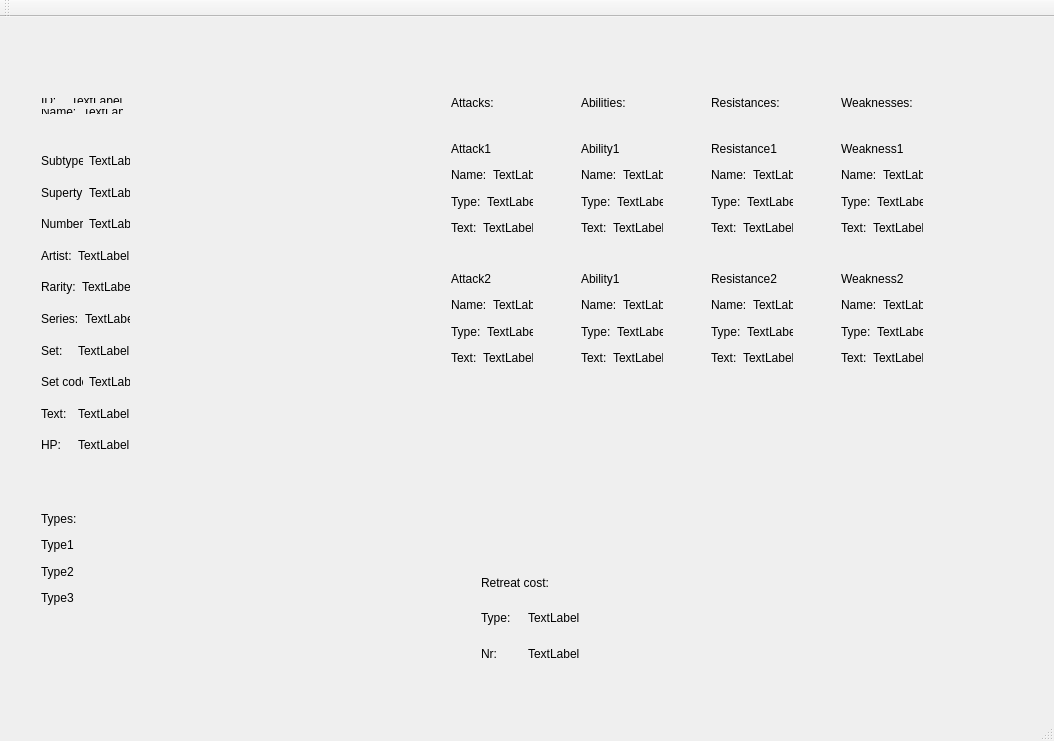
<?xml version="1.0" encoding="UTF-8"?>
<ui version="4.0">
 <class>MainWindow</class>
 <widget class="QMainWindow" name="MainWindow">
  <property name="geometry">
   <rect>
    <x>0</x>
    <y>0</y>
    <width>1054</width>
    <height>741</height>
   </rect>
  </property>
  <property name="windowTitle">
   <string>MainWindow</string>
  </property>
  <widget class="QWidget" name="centralWidget">
   <widget class="QWidget" name="layoutWidget_16">
    <property name="geometry">
     <rect>
      <x>440</x>
      <y>110</y>
      <width>104</width>
      <height>122</height>
     </rect>
    </property>
    <layout class="QVBoxLayout" name="verticalLayout_4">
     <item>
      <layout class="QHBoxLayout" name="horizontalLayout_17">
       <item>
        <widget class="QLabel" name="labelAttack1">
         <property name="text">
          <string>Attack1</string>
         </property>
        </widget>
       </item>
      </layout>
     </item>
     <item>
      <layout class="QHBoxLayout" name="horizontalLayout_18">
       <item>
        <widget class="QLabel" name="labelAttackOneName">
         <property name="text">
          <string>Name:</string>
         </property>
        </widget>
       </item>
       <item>
        <widget class="QLabel" name="TextLabelAttackOneName">
         <property name="text">
          <string>TextLabel</string>
         </property>
        </widget>
       </item>
      </layout>
     </item>
     <item>
      <layout class="QHBoxLayout" name="horizontalLayout_19">
       <item>
        <widget class="QLabel" name="labelAttackOneType">
         <property name="text">
          <string>Type:</string>
         </property>
        </widget>
       </item>
       <item>
        <widget class="QLabel" name="TextLabelAttackOneType">
         <property name="text">
          <string>TextLabel</string>
         </property>
        </widget>
       </item>
      </layout>
     </item>
     <item>
      <layout class="QHBoxLayout" name="horizontalLayout_20">
       <item>
        <widget class="QLabel" name="labelAttackOneText">
         <property name="text">
          <string>Text:</string>
         </property>
        </widget>
       </item>
       <item>
        <widget class="QLabel" name="TextLabelAttackOneText">
         <property name="text">
          <string>TextLabel</string>
         </property>
        </widget>
       </item>
      </layout>
     </item>
    </layout>
   </widget>
   <widget class="QWidget" name="layoutWidget_17">
    <property name="geometry">
     <rect>
      <x>440</x>
      <y>240</y>
      <width>104</width>
      <height>122</height>
     </rect>
    </property>
    <layout class="QVBoxLayout" name="verticalLayout_5">
     <item>
      <layout class="QHBoxLayout" name="horizontalLayout_21">
       <item>
        <widget class="QLabel" name="label_41">
         <property name="text">
          <string>Attack2</string>
         </property>
        </widget>
       </item>
      </layout>
     </item>
     <item>
      <layout class="QHBoxLayout" name="horizontalLayout_22">
       <item>
        <widget class="QLabel" name="label_43">
         <property name="text">
          <string>Name:</string>
         </property>
        </widget>
       </item>
       <item>
        <widget class="QLabel" name="label_44">
         <property name="text">
          <string>TextLabel</string>
         </property>
        </widget>
       </item>
      </layout>
     </item>
     <item>
      <layout class="QHBoxLayout" name="horizontalLayout_23">
       <item>
        <widget class="QLabel" name="label_45">
         <property name="text">
          <string>Type:</string>
         </property>
        </widget>
       </item>
       <item>
        <widget class="QLabel" name="label_46">
         <property name="text">
          <string>TextLabel</string>
         </property>
        </widget>
       </item>
      </layout>
     </item>
     <item>
      <layout class="QHBoxLayout" name="horizontalLayout_24">
       <item>
        <widget class="QLabel" name="label_47">
         <property name="text">
          <string>Text:</string>
         </property>
        </widget>
       </item>
       <item>
        <widget class="QLabel" name="label_48">
         <property name="text">
          <string>TextLabel</string>
         </property>
        </widget>
       </item>
      </layout>
     </item>
    </layout>
   </widget>
   <widget class="QWidget" name="layoutWidget_18">
    <property name="geometry">
     <rect>
      <x>570</x>
      <y>70</y>
      <width>104</width>
      <height>31</height>
     </rect>
    </property>
    <layout class="QVBoxLayout" name="verticalLayout_6">
     <item>
      <layout class="QHBoxLayout" name="horizontalLayout_25">
       <item>
        <widget class="QLabel" name="label_49">
         <property name="text">
          <string>Abilities:</string>
         </property>
        </widget>
       </item>
      </layout>
     </item>
    </layout>
   </widget>
   <widget class="QWidget" name="layoutWidget_19">
    <property name="geometry">
     <rect>
      <x>570</x>
      <y>110</y>
      <width>104</width>
      <height>122</height>
     </rect>
    </property>
    <layout class="QVBoxLayout" name="verticalLayout_7">
     <item>
      <layout class="QHBoxLayout" name="horizontalLayout_29">
       <item>
        <widget class="QLabel" name="label_57">
         <property name="text">
          <string>Ability1</string>
         </property>
        </widget>
       </item>
      </layout>
     </item>
     <item>
      <layout class="QHBoxLayout" name="horizontalLayout_30">
       <item>
        <widget class="QLabel" name="label_59">
         <property name="text">
          <string>Name:</string>
         </property>
        </widget>
       </item>
       <item>
        <widget class="QLabel" name="label_60">
         <property name="text">
          <string>TextLabel</string>
         </property>
        </widget>
       </item>
      </layout>
     </item>
     <item>
      <layout class="QHBoxLayout" name="horizontalLayout_31">
       <item>
        <widget class="QLabel" name="label_61">
         <property name="text">
          <string>Type:</string>
         </property>
        </widget>
       </item>
       <item>
        <widget class="QLabel" name="label_62">
         <property name="text">
          <string>TextLabel</string>
         </property>
        </widget>
       </item>
      </layout>
     </item>
     <item>
      <layout class="QHBoxLayout" name="horizontalLayout_32">
       <item>
        <widget class="QLabel" name="label_63">
         <property name="text">
          <string>Text:</string>
         </property>
        </widget>
       </item>
       <item>
        <widget class="QLabel" name="label_64">
         <property name="text">
          <string>TextLabel</string>
         </property>
        </widget>
       </item>
      </layout>
     </item>
    </layout>
   </widget>
   <widget class="QWidget" name="layoutWidget_25">
    <property name="geometry">
     <rect>
      <x>470</x>
      <y>540</y>
      <width>121</width>
      <height>122</height>
     </rect>
    </property>
    <layout class="QVBoxLayout" name="verticalLayout_13">
     <item>
      <layout class="QHBoxLayout" name="horizontalLayout_53">
       <item>
        <widget class="QLabel" name="label_105">
         <property name="text">
          <string>Retreat cost:</string>
         </property>
        </widget>
       </item>
      </layout>
     </item>
     <item>
      <layout class="QHBoxLayout" name="horizontalLayout_54">
       <item>
        <widget class="QLabel" name="label_107">
         <property name="text">
          <string>Type:</string>
         </property>
        </widget>
       </item>
       <item>
        <widget class="QLabel" name="label_108">
         <property name="text">
          <string>TextLabel</string>
         </property>
        </widget>
       </item>
      </layout>
     </item>
     <item>
      <layout class="QHBoxLayout" name="horizontalLayout_55">
       <item>
        <widget class="QLabel" name="label_109">
         <property name="text">
          <string>Nr:</string>
         </property>
        </widget>
       </item>
       <item>
        <widget class="QLabel" name="label_110">
         <property name="text">
          <string>TextLabel</string>
         </property>
        </widget>
       </item>
      </layout>
     </item>
    </layout>
   </widget>
   <widget class="QWidget" name="layoutWidget_27">
    <property name="geometry">
     <rect>
      <x>30</x>
      <y>480</y>
      <width>104</width>
      <height>122</height>
     </rect>
    </property>
    <layout class="QVBoxLayout" name="verticalLayout_17">
     <item>
      <layout class="QHBoxLayout" name="horizontalLayout_69">
       <item>
        <widget class="QLabel" name="label_137">
         <property name="text">
          <string>Types:</string>
         </property>
        </widget>
       </item>
      </layout>
     </item>
     <item>
      <layout class="QHBoxLayout" name="horizontalLayout_70">
       <item>
        <widget class="QLabel" name="label_139">
         <property name="text">
          <string>Type1</string>
         </property>
        </widget>
       </item>
      </layout>
     </item>
     <item>
      <layout class="QHBoxLayout" name="horizontalLayout_71">
       <item>
        <widget class="QLabel" name="label_141">
         <property name="text">
          <string>Type2</string>
         </property>
        </widget>
       </item>
      </layout>
     </item>
     <item>
      <layout class="QHBoxLayout" name="horizontalLayout_72">
       <item>
        <widget class="QLabel" name="label_143">
         <property name="text">
          <string>Type3</string>
         </property>
        </widget>
       </item>
      </layout>
     </item>
    </layout>
   </widget>
   <widget class="QLabel" name="PokemonImage">
    <property name="geometry">
     <rect>
      <x>190</x>
      <y>130</y>
      <width>221</width>
      <height>321</height>
     </rect>
    </property>
    <property name="text">
     <string/>
    </property>
   </widget>
   <widget class="QWidget" name="layoutWidget_21">
    <property name="geometry">
     <rect>
      <x>700</x>
      <y>70</y>
      <width>104</width>
      <height>31</height>
     </rect>
    </property>
    <layout class="QVBoxLayout" name="verticalLayout_9">
     <item>
      <layout class="QHBoxLayout" name="horizontalLayout_26">
       <item>
        <widget class="QLabel" name="label_50">
         <property name="text">
          <string>Resistances:</string>
         </property>
        </widget>
       </item>
      </layout>
     </item>
    </layout>
   </widget>
   <widget class="QWidget" name="layoutWidget_22">
    <property name="geometry">
     <rect>
      <x>830</x>
      <y>70</y>
      <width>104</width>
      <height>31</height>
     </rect>
    </property>
    <layout class="QVBoxLayout" name="verticalLayout_10">
     <item>
      <layout class="QHBoxLayout" name="horizontalLayout_27">
       <item>
        <widget class="QLabel" name="label_51">
         <property name="text">
          <string>Weaknesses:</string>
         </property>
        </widget>
       </item>
      </layout>
     </item>
    </layout>
   </widget>
   <widget class="QWidget" name="layoutWidget_23">
    <property name="geometry">
     <rect>
      <x>700</x>
      <y>110</y>
      <width>104</width>
      <height>122</height>
     </rect>
    </property>
    <layout class="QVBoxLayout" name="verticalLayout_11">
     <item>
      <layout class="QHBoxLayout" name="horizontalLayout_37">
       <item>
        <widget class="QLabel" name="label_58">
         <property name="text">
          <string>Resistance1</string>
         </property>
        </widget>
       </item>
      </layout>
     </item>
     <item>
      <layout class="QHBoxLayout" name="horizontalLayout_38">
       <item>
        <widget class="QLabel" name="label_66">
         <property name="text">
          <string>Name:</string>
         </property>
        </widget>
       </item>
       <item>
        <widget class="QLabel" name="label_73">
         <property name="text">
          <string>TextLabel</string>
         </property>
        </widget>
       </item>
      </layout>
     </item>
     <item>
      <layout class="QHBoxLayout" name="horizontalLayout_39">
       <item>
        <widget class="QLabel" name="label_74">
         <property name="text">
          <string>Type:</string>
         </property>
        </widget>
       </item>
       <item>
        <widget class="QLabel" name="label_75">
         <property name="text">
          <string>TextLabel</string>
         </property>
        </widget>
       </item>
      </layout>
     </item>
     <item>
      <layout class="QHBoxLayout" name="horizontalLayout_40">
       <item>
        <widget class="QLabel" name="label_76">
         <property name="text">
          <string>Text:</string>
         </property>
        </widget>
       </item>
       <item>
        <widget class="QLabel" name="label_77">
         <property name="text">
          <string>TextLabel</string>
         </property>
        </widget>
       </item>
      </layout>
     </item>
    </layout>
   </widget>
   <widget class="QWidget" name="layoutWidget_28">
    <property name="geometry">
     <rect>
      <x>700</x>
      <y>240</y>
      <width>104</width>
      <height>122</height>
     </rect>
    </property>
    <layout class="QVBoxLayout" name="verticalLayout_18">
     <item>
      <layout class="QHBoxLayout" name="horizontalLayout_41">
       <item>
        <widget class="QLabel" name="label_78">
         <property name="text">
          <string>Resistance2</string>
         </property>
        </widget>
       </item>
      </layout>
     </item>
     <item>
      <layout class="QHBoxLayout" name="horizontalLayout_42">
       <item>
        <widget class="QLabel" name="label_79">
         <property name="text">
          <string>Name:</string>
         </property>
        </widget>
       </item>
       <item>
        <widget class="QLabel" name="label_80">
         <property name="text">
          <string>TextLabel</string>
         </property>
        </widget>
       </item>
      </layout>
     </item>
     <item>
      <layout class="QHBoxLayout" name="horizontalLayout_43">
       <item>
        <widget class="QLabel" name="label_81">
         <property name="text">
          <string>Type:</string>
         </property>
        </widget>
       </item>
       <item>
        <widget class="QLabel" name="label_82">
         <property name="text">
          <string>TextLabel</string>
         </property>
        </widget>
       </item>
      </layout>
     </item>
     <item>
      <layout class="QHBoxLayout" name="horizontalLayout_44">
       <item>
        <widget class="QLabel" name="label_83">
         <property name="text">
          <string>Text:</string>
         </property>
        </widget>
       </item>
       <item>
        <widget class="QLabel" name="label_84">
         <property name="text">
          <string>TextLabel</string>
         </property>
        </widget>
       </item>
      </layout>
     </item>
    </layout>
   </widget>
   <widget class="QWidget" name="layoutWidget_29">
    <property name="geometry">
     <rect>
      <x>830</x>
      <y>110</y>
      <width>104</width>
      <height>122</height>
     </rect>
    </property>
    <layout class="QVBoxLayout" name="verticalLayout_19">
     <item>
      <layout class="QHBoxLayout" name="horizontalLayout_45">
       <item>
        <widget class="QLabel" name="label_85">
         <property name="text">
          <string>Weakness1</string>
         </property>
        </widget>
       </item>
      </layout>
     </item>
     <item>
      <layout class="QHBoxLayout" name="horizontalLayout_46">
       <item>
        <widget class="QLabel" name="label_86">
         <property name="text">
          <string>Name:</string>
         </property>
        </widget>
       </item>
       <item>
        <widget class="QLabel" name="label_87">
         <property name="text">
          <string>TextLabel</string>
         </property>
        </widget>
       </item>
      </layout>
     </item>
     <item>
      <layout class="QHBoxLayout" name="horizontalLayout_47">
       <item>
        <widget class="QLabel" name="label_88">
         <property name="text">
          <string>Type:</string>
         </property>
        </widget>
       </item>
       <item>
        <widget class="QLabel" name="label_89">
         <property name="text">
          <string>TextLabel</string>
         </property>
        </widget>
       </item>
      </layout>
     </item>
     <item>
      <layout class="QHBoxLayout" name="horizontalLayout_48">
       <item>
        <widget class="QLabel" name="label_90">
         <property name="text">
          <string>Text:</string>
         </property>
        </widget>
       </item>
       <item>
        <widget class="QLabel" name="label_91">
         <property name="text">
          <string>TextLabel</string>
         </property>
        </widget>
       </item>
      </layout>
     </item>
    </layout>
   </widget>
   <widget class="QWidget" name="layoutWidget_30">
    <property name="geometry">
     <rect>
      <x>830</x>
      <y>240</y>
      <width>104</width>
      <height>122</height>
     </rect>
    </property>
    <layout class="QVBoxLayout" name="verticalLayout_20">
     <item>
      <layout class="QHBoxLayout" name="horizontalLayout_73">
       <item>
        <widget class="QLabel" name="label_92">
         <property name="text">
          <string>Weakness2</string>
         </property>
        </widget>
       </item>
      </layout>
     </item>
     <item>
      <layout class="QHBoxLayout" name="horizontalLayout_74">
       <item>
        <widget class="QLabel" name="label_93">
         <property name="text">
          <string>Name:</string>
         </property>
        </widget>
       </item>
       <item>
        <widget class="QLabel" name="label_94">
         <property name="text">
          <string>TextLabel</string>
         </property>
        </widget>
       </item>
      </layout>
     </item>
     <item>
      <layout class="QHBoxLayout" name="horizontalLayout_75">
       <item>
        <widget class="QLabel" name="label_95">
         <property name="text">
          <string>Type:</string>
         </property>
        </widget>
       </item>
       <item>
        <widget class="QLabel" name="label_96">
         <property name="text">
          <string>TextLabel</string>
         </property>
        </widget>
       </item>
      </layout>
     </item>
     <item>
      <layout class="QHBoxLayout" name="horizontalLayout_76">
       <item>
        <widget class="QLabel" name="label_138">
         <property name="text">
          <string>Text:</string>
         </property>
        </widget>
       </item>
       <item>
        <widget class="QLabel" name="label_140">
         <property name="text">
          <string>TextLabel</string>
         </property>
        </widget>
       </item>
      </layout>
     </item>
    </layout>
   </widget>
   <widget class="QWidget" name="layoutWidget_31">
    <property name="geometry">
     <rect>
      <x>570</x>
      <y>240</y>
      <width>104</width>
      <height>122</height>
     </rect>
    </property>
    <layout class="QVBoxLayout" name="verticalLayout_21">
     <item>
      <layout class="QHBoxLayout" name="horizontalLayout_77">
       <item>
        <widget class="QLabel" name="label_142">
         <property name="text">
          <string>Ability1</string>
         </property>
        </widget>
       </item>
      </layout>
     </item>
     <item>
      <layout class="QHBoxLayout" name="horizontalLayout_78">
       <item>
        <widget class="QLabel" name="label_144">
         <property name="text">
          <string>Name:</string>
         </property>
        </widget>
       </item>
       <item>
        <widget class="QLabel" name="label_145">
         <property name="text">
          <string>TextLabel</string>
         </property>
        </widget>
       </item>
      </layout>
     </item>
     <item>
      <layout class="QHBoxLayout" name="horizontalLayout_79">
       <item>
        <widget class="QLabel" name="label_146">
         <property name="text">
          <string>Type:</string>
         </property>
        </widget>
       </item>
       <item>
        <widget class="QLabel" name="label_147">
         <property name="text">
          <string>TextLabel</string>
         </property>
        </widget>
       </item>
      </layout>
     </item>
     <item>
      <layout class="QHBoxLayout" name="horizontalLayout_80">
       <item>
        <widget class="QLabel" name="label_148">
         <property name="text">
          <string>Text:</string>
         </property>
        </widget>
       </item>
       <item>
        <widget class="QLabel" name="label_149">
         <property name="text">
          <string>TextLabel</string>
         </property>
        </widget>
       </item>
      </layout>
     </item>
    </layout>
   </widget>
   <widget class="QWidget" name="layoutWidget">
    <property name="geometry">
     <rect>
      <x>30</x>
      <y>70</y>
      <width>104</width>
      <height>38</height>
     </rect>
    </property>
    <layout class="QVBoxLayout" name="verticalLayout">
     <item>
      <layout class="QHBoxLayout" name="horizontalLayout">
       <item>
        <widget class="QLabel" name="labelID">
         <property name="text">
          <string>ID:</string>
         </property>
        </widget>
       </item>
       <item>
        <widget class="QLabel" name="TextLabelID">
         <property name="text">
          <string>TextLabel</string>
         </property>
        </widget>
       </item>
      </layout>
     </item>
     <item>
      <layout class="QHBoxLayout" name="horizontalLayout_2">
       <item>
        <widget class="QLabel" name="labelName">
         <property name="text">
          <string>Name:</string>
         </property>
        </widget>
       </item>
       <item>
        <widget class="QLabel" name="TextLabelName">
         <property name="text">
          <string>TextLabel</string>
         </property>
        </widget>
       </item>
      </layout>
     </item>
    </layout>
   </widget>
   <widget class="QWidget" name="layoutWidget">
    <property name="geometry">
     <rect>
      <x>30</x>
      <y>120</y>
      <width>111</width>
      <height>332</height>
     </rect>
    </property>
    <layout class="QVBoxLayout" name="verticalLayout_2">
     <item>
      <layout class="QHBoxLayout" name="horizontalLayout_3">
       <item>
        <widget class="QLabel" name="labelSubtype">
         <property name="text">
          <string>Subtype:</string>
         </property>
        </widget>
       </item>
       <item>
        <widget class="QLabel" name="TextLabelSubtype">
         <property name="text">
          <string>TextLabel</string>
         </property>
        </widget>
       </item>
      </layout>
     </item>
     <item>
      <layout class="QHBoxLayout" name="horizontalLayout_4">
       <item>
        <widget class="QLabel" name="labelSupertype">
         <property name="text">
          <string>Supertype:</string>
         </property>
        </widget>
       </item>
       <item>
        <widget class="QLabel" name="TextLabelSupertype">
         <property name="text">
          <string>TextLabel</string>
         </property>
        </widget>
       </item>
      </layout>
     </item>
     <item>
      <layout class="QHBoxLayout" name="horizontalLayout_5">
       <item>
        <widget class="QLabel" name="labelNumber">
         <property name="text">
          <string>Number:</string>
         </property>
        </widget>
       </item>
       <item>
        <widget class="QLabel" name="TextLabelNumber">
         <property name="text">
          <string>TextLabel</string>
         </property>
        </widget>
       </item>
      </layout>
     </item>
     <item>
      <layout class="QHBoxLayout" name="horizontalLayout_6">
       <item>
        <widget class="QLabel" name="labelArtist">
         <property name="text">
          <string>Artist:</string>
         </property>
        </widget>
       </item>
       <item>
        <widget class="QLabel" name="TextLabelArtist">
         <property name="text">
          <string>TextLabel</string>
         </property>
        </widget>
       </item>
      </layout>
     </item>
     <item>
      <layout class="QHBoxLayout" name="horizontalLayout_7">
       <item>
        <widget class="QLabel" name="labelRarity">
         <property name="text">
          <string>Rarity:</string>
         </property>
        </widget>
       </item>
       <item>
        <widget class="QLabel" name="TextLabelRarity">
         <property name="text">
          <string>TextLabel</string>
         </property>
        </widget>
       </item>
      </layout>
     </item>
     <item>
      <layout class="QHBoxLayout" name="horizontalLayout_8">
       <item>
        <widget class="QLabel" name="labelSeries">
         <property name="text">
          <string>Series:</string>
         </property>
        </widget>
       </item>
       <item>
        <widget class="QLabel" name="TextLabelSeries">
         <property name="text">
          <string>TextLabel</string>
         </property>
        </widget>
       </item>
      </layout>
     </item>
     <item>
      <layout class="QHBoxLayout" name="horizontalLayout_9">
       <item>
        <widget class="QLabel" name="labelSet">
         <property name="text">
          <string>Set:</string>
         </property>
        </widget>
       </item>
       <item>
        <widget class="QLabel" name="TextLabelSet">
         <property name="text">
          <string>TextLabel</string>
         </property>
        </widget>
       </item>
      </layout>
     </item>
     <item>
      <layout class="QHBoxLayout" name="horizontalLayout_10">
       <item>
        <widget class="QLabel" name="labelSetCode">
         <property name="text">
          <string>Set code:</string>
         </property>
        </widget>
       </item>
       <item>
        <widget class="QLabel" name="TextLabelSetCode">
         <property name="text">
          <string>TextLabel</string>
         </property>
        </widget>
       </item>
      </layout>
     </item>
     <item>
      <layout class="QHBoxLayout" name="horizontalLayout_11">
       <item>
        <widget class="QLabel" name="labelText">
         <property name="text">
          <string>Text:</string>
         </property>
        </widget>
       </item>
       <item>
        <widget class="QLabel" name="TextLabelText">
         <property name="text">
          <string>TextLabel</string>
         </property>
        </widget>
       </item>
      </layout>
     </item>
     <item>
      <layout class="QHBoxLayout" name="horizontalLayout_12">
       <item>
        <widget class="QLabel" name="labelHP">
         <property name="text">
          <string>HP:</string>
         </property>
        </widget>
       </item>
       <item>
        <widget class="QLabel" name="TextLabelHP">
         <property name="text">
          <string>TextLabel</string>
         </property>
        </widget>
       </item>
      </layout>
     </item>
    </layout>
   </widget>
   <widget class="QWidget" name="layoutWidget">
    <property name="geometry">
     <rect>
      <x>440</x>
      <y>70</y>
      <width>104</width>
      <height>31</height>
     </rect>
    </property>
    <layout class="QVBoxLayout" name="verticalLayout_3">
     <item>
      <layout class="QHBoxLayout" name="horizontalLayout_13">
       <item>
        <widget class="QLabel" name="labelAttacks">
         <property name="text">
          <string>Attacks:</string>
         </property>
        </widget>
       </item>
      </layout>
     </item>
    </layout>
   </widget>
  </widget>
  <widget class="QMenuBar" name="menuBar">
   <property name="geometry">
    <rect>
     <x>0</x>
     <y>0</y>
     <width>1054</width>
     <height>20</height>
    </rect>
   </property>
  </widget>
  <widget class="QToolBar" name="mainToolBar">
   <attribute name="toolBarArea">
    <enum>TopToolBarArea</enum>
   </attribute>
   <attribute name="toolBarBreak">
    <bool>false</bool>
   </attribute>
  </widget>
  <widget class="QStatusBar" name="statusBar"/>
 </widget>
 <layoutdefault spacing="6" margin="11"/>
 <resources/>
 <connections/>
</ui>
